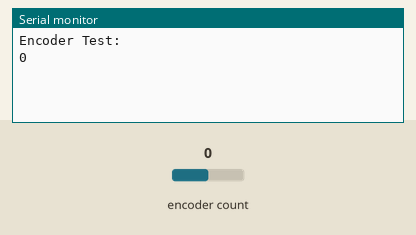
The sketch below on a simulated Arduino Uno, built with avr-gcc and run on an emulated ATmega328P. Parts: the last lines printed to the serial monitor. The test bench sets the inputs (shaded band); at power-on: encoder count 0.

Above: at 1.2 s.
1.3 s: encoder count set to 1
At 2.3 s:
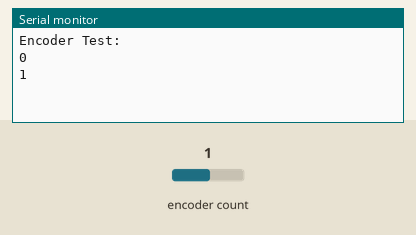
2.8 s: encoder count set to 2
At 3.4 s:
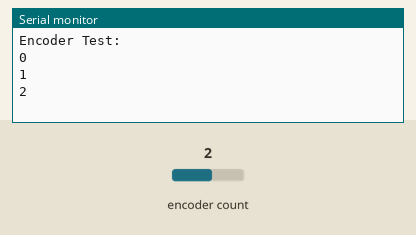

The sketch:

rotery-encoder-led-spin.ino
```cpp
#include <Encoder.h>
#include <Adafruit_NeoPixel.h>
#define LEDPIN 12 // connect the Data from the strip to this pin on the Arduino
#define NUMBER_PIXELS 24 // the number of pixels in your LED strip
Adafruit_NeoPixel strip = Adafruit_NeoPixel(NUMBER_PIXELS, LEDPIN, NEO_GRB + NEO_KHZ800);

// Change these pin numbers to the pins connected to your encoder.
//   Best Performance: both pins have interrupt capability
//   Good Performance: only the first pin has interrupt capability
//   Low Performance:  neither pin has interrupt capability
Encoder myEnc(2, 3);
long oldPosition  = -999;
long clicks  = -999;

void setup() {
  Serial.begin(9600);
  Serial.println("Encoder Test:");
  clicks = 0;
}


void loop() {
  long newPosition = myEnc.read();

  if (newPosition != oldPosition) {
    oldPosition = newPosition;
    // Serial.println(newPosition);
    clicks = newPosition / 4;
    Serial.println(clicks);
  }
}
```

Measured:
- after the input at 1.3 s, the serial monitor: prints a new line at once (image 1)
- after the input at 2.8 s, the serial monitor: prints a new line at once (image 2)
